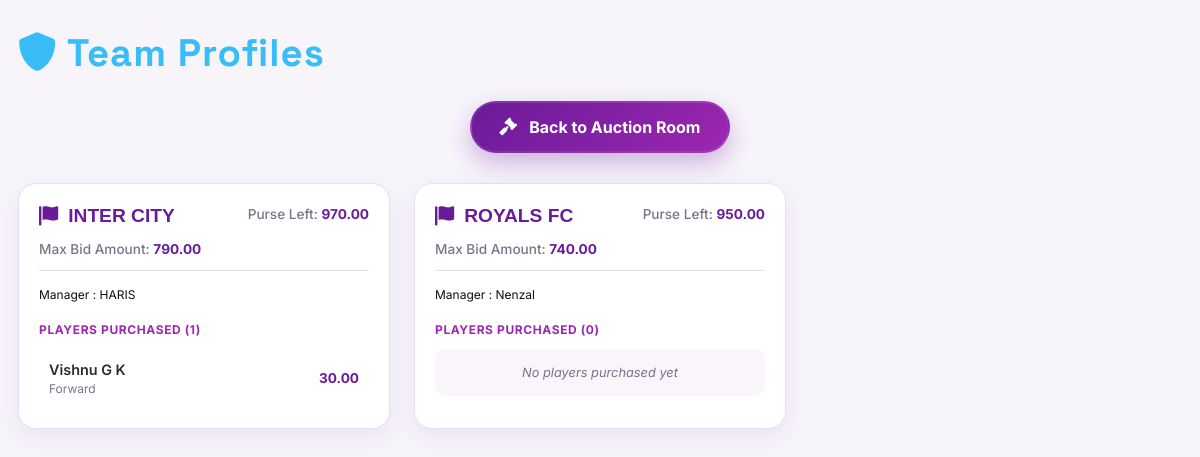
Before: /team/ with the older database file.
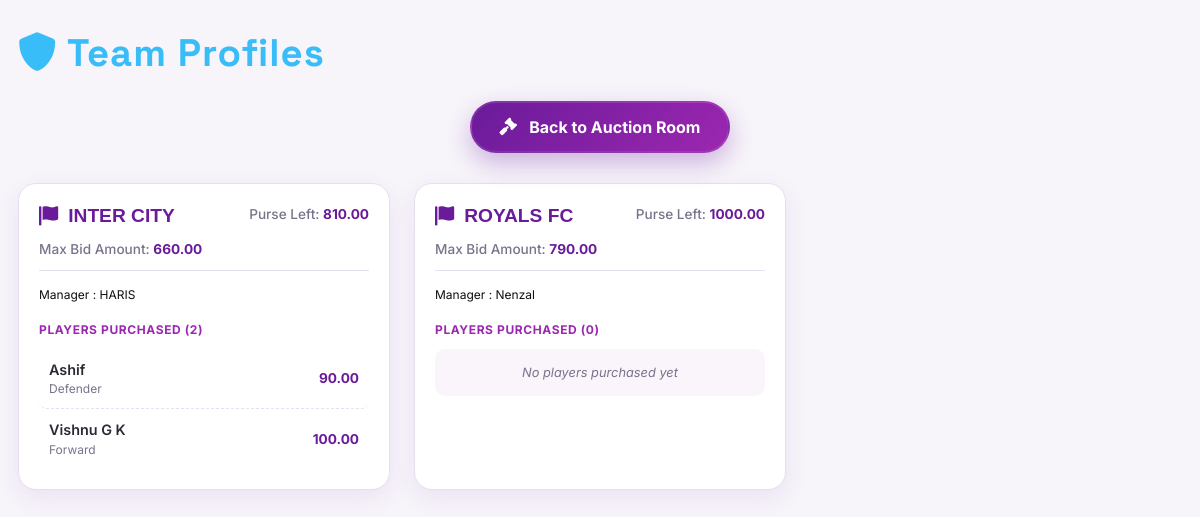
After: the same page with the newer database file.
### auction/models.py (models this page shows, shortened)
class Team(models.Model):
    name = models.CharField(max_length=100, unique=True)
    owner = models.CharField(max_length=100)
    purse_remaining = models.DecimalField(max_digits=10, decimal_places=2, default=0.00)
    def get_max_bid_amount(self):
        settings = Settings.get_instance()  # Ensure settings are loaded
        max_bid_amount = self.purse_remaining
        players_count = self.players.count()
        remaining_palyers = settings.team_capacity - players_count - 1
        amount = max_bid_amount - (remaining_palyers * settings.base_price)
        return max(0, amount)

class Settings(models.Model):
    title = models.CharField(max_length=200, default='Auction')
    auction_type = models.ForeignKey(
        'SportsType', on_delete=models.SET_NULL, null=True
    )
    base_price = models.DecimalField(max_digits=10, decimal_places=2, default=0.00)
    team_capacity = models.PositiveIntegerField(default=0)
    @classmethod
    def get_instance(cls):
        return cls.objects.get_or_create(pk=1)[0]

class Player(models.Model):
    Defender = 'Def'
    Forward = 'For'
    Goalkeeper = 'Goal'
    Midfielder = 'Mid'
    PLAYER_TYPES = [
        (Defender, 'Defender'),
        (Forward, 'Forward'),
        (Goalkeeper, 'Goalkeeper'),
        (Midfielder, 'Midfielder'),
    ]
    name = models.CharField(max_length=100)
    phone_number = models.CharField(max_length=20, null=True, blank=True)
    photo = models.ImageField(upload_to='player_photos/', null=True, blank=True)
    player_type = models.CharField(max_length=4, choices=PLAYER_TYPES)
    base_price = models.DecimalField(max_digits=10, decimal_places=2)
    is_sold = models.BooleanField(default=False)
    sold_to_team = models.ForeignKey(Team, on_delete=models.SET_NULL, null=True, blank=True, related_name='players')
    final_price = models.DecimalField(max_digits=10, decimal_places=2, null=True, blank=True)
    random_row = models.FloatField(default=0.0) # Used for random initial ordering
    auction_round = models.PositiveIntegerField(default=1)

### auction/views.py (the view)
# urls.py: path('team/', views.team_profile, name='team_profile'),
def team_profile(request):
    teams = Team.objects.prefetch_related('players').all()
    return render(request, 'team_profile.html', {'teams': teams})

### templates/team_profile.html (shortened to what this page needs)
{% extends "header.html" %}
{% block header %}
<i class="fas fa-shield-alt"></i> Team Profiles
{% endblock %}
{% block content %}
<div class="back-btn-container">
    <a href="{% url 'audience_view' %}" class="back-auction-btn">
        <i class="fas fa-gavel"></i> Back to Auction Room
    </a>
</div>
<div class="row g-4">
    {% for team in teams %}
    <div class="col-xl-4 col-lg-6 col-md-6 col-sm-12">
        <div class="team-card">
            <div class="team-header">
                <h2 class="team-title">
                    <i class="fas fa-flag me-1"></i> {{ team.name }}
                </h2>
                <div class="team-purse">
                    Purse Left:
                    <span>{{ team.purse_remaining }}</span>
                </div>
                <div class="team-purse">
                    Max Bid Amount:
                    <span>{{ team.get_max_bid_amount }}</span>
                </div>
            </div>
            <span style="font-size: 12px; color: #0f0f0f">
                Manager : {{ team.owner }}</span>
            <div class="players-section">
                <div class="players-title">
                    Players Purchased ({{ team.players.count }})
                </div>
                {% if team.players.all %}
                {% for p in team.players.all %}
                <div class="player-row">
                    <div>
                        <div class="player-name">{{ p.name }}</div>
                        <div class="player-role">{{ p.get_player_type_display }}</div>
                    </div>
                    <div class="player-price">
                        {{ p.final_price }}
                    </div>
                </div>
                {% endfor %}
                {% else %}
                <div class="no-player">
                    No players purchased yet
                </div>
                {% endif %}
            </div>
        </div>
    </div>
    {% endfor %}
</div>
{% endblock %}

### templates/header.html (shortened to what this page needs)
{% load static %}
<!DOCTYPE html>
<html lang="en">
<head>
    <link href="https://cdn.jsdelivr.net/npm/bootstrap@5.3.3/dist/css/bootstrap.min.css" rel="stylesheet">
    <link href="https://cdnjs.cloudflare.com/ajax/libs/font-awesome/6.0.0-beta3/css/all.min.css" rel="stylesheet">
</head>
<body>
    <h1>{% block header %}{% endblock %}</h1>
    {% block content %}{% endblock %}
</body>
</html>

### templates/team_profile.html (style rules this page uses)
:root { --yg-primary: #6A1B9A; --yg-secondary: #9C27B0; --yg-accent: #E040FB; --yg-bg: #F7F4FA; --yg-card: #FFFFFF; --yg-border: #E6DFF0; --yg-text-main: #2E2A35; --yg-text-soft: #7A728A; }
body { background: var(--yg-bg); }
.team-card { height: 100%; border-radius: 18px; padding: 20px; background: var(--yg-card); border: 1px solid var(--yg-border); box-shadow: 0 8px 24px rgba(106, 27, 154, 0.08); transition: transform .25s ease, box-shadow .25s ease; }
.team-header { display: flex; justify-content: space-between; align-items: flex-start; gap: 12px; margin-bottom: 10px; padding-bottom: 10px; border-bottom: 1px solid var(--yg-border); flex-wrap: wrap; }
.team-title { font-family: "Poppins", sans-serif; font-size: 1.2rem; font-weight: 700; color: var(--yg-primary); margin: 0; display: flex; align-items: center; gap: 6px; }
.team-purse { font-size: .85rem; font-weight: 500; color: var(--yg-text-soft); white-space: nowrap; }
.team-purse span { font-weight: 700; color: var(--yg-primary); }
.players-section { margin-top: 16px; }
.players-title { font-size: .75rem; font-weight: 700; letter-spacing: .6px; text-transform: uppercase; color: var(--yg-secondary); margin-bottom: 10px; }
.player-row { display: flex; justify-content: space-between; align-items: center; gap: 10px; padding: 10px; border-bottom: 1px dashed var(--yg-border); border-radius: 8px; transition: background .2s ease; flex-wrap: wrap; }
.player-row:last-child { border-bottom: none; }
.player-name { font-weight: 600; font-size: .9rem; color: var(--yg-text-main); }
.player-role { font-size: .75rem; color: var(--yg-text-soft); }
.player-price { font-weight: 700; font-size: .85rem; color: var(--yg-primary); margin-left: auto; }
.no-player { padding: 14px; font-size: .8rem; color: var(--yg-text-soft); font-style: italic; text-align: center; background: rgba(156, 39, 176, 0.05); border-radius: 10px; }
.back-btn-container { position: sticky; top: 20px; z-index: 100; margin-bottom: 30px; display: flex; justify-content: center; }
.back-auction-btn { background: linear-gradient(135deg, var(--yg-primary), var(--yg-secondary)); color: white; padding: 12px 28px; border-radius: 50px; font-weight: 700; font-size: 1rem; display: inline-flex; align-items: center; gap: 12px; box-shadow: 0 10px 25px rgba(106, 27, 154, 0.3); transition: all 0.3s cubic-bezier(0.175, 0.885, 0.32, 1.275); border: 2px solid rgba(255, 255, 255, 0.1); text-decoration: none; }
.back-auction-btn i { font-size: 1.1rem; animation: pulse-icon 2s infinite; }

Changed rows visible on the page:
changed Team "INTER CITY": gains Player (name "Ashif", player_type "Defender", final_price "90.00"); purse_remaining "970.00" → "810.00"; get_max_bid_amount "790.00" → "660.00"; players.count "1" → "2"
changed Player "Vishnu G K": final_price "30.00" → "100.00"
changed Team "ROYALS FC": purse_remaining "950.00" → "1000.00"; get_max_bid_amount "740.00" → "790.00"
